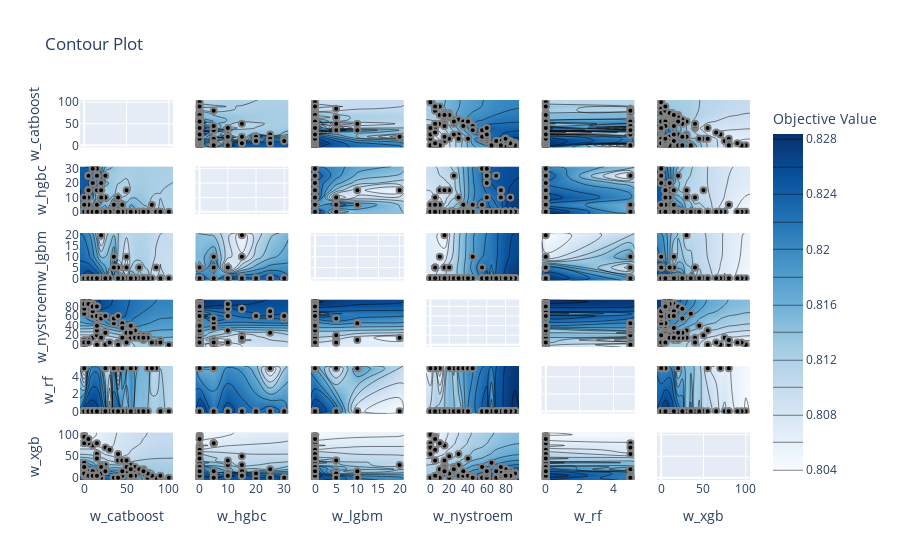

This figure's notebook cell:
### Code cell
# optuna.visualization.plot_contour(ensamble_study)
# optuna.visualization.plot_param_importances(rf_study)
